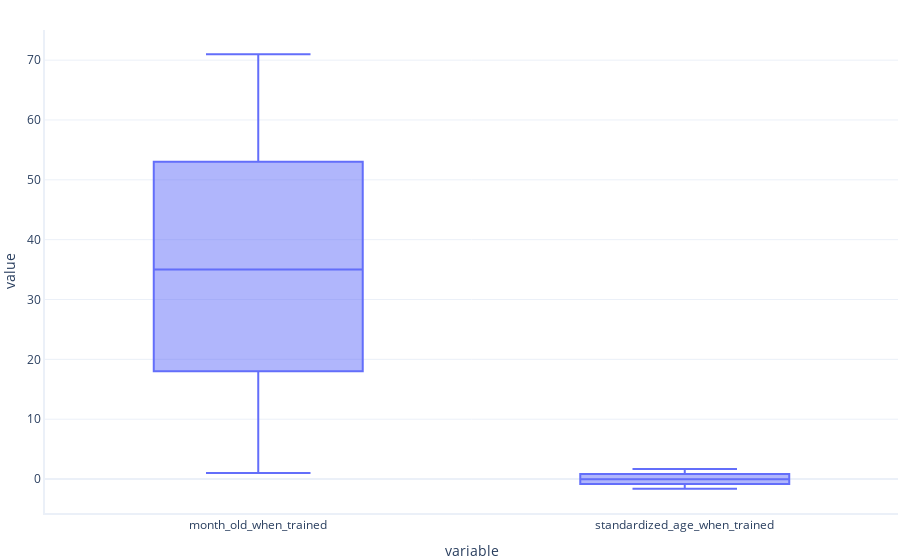

Notebook code for this chart:
### Markdown cell above
Notice the the values `standardized_age_when_trained` column above are distributed in a much smaller range (between -2 and 2) and have their mean centered around `0`.

## Visualizing Scaled Features

Let's use a box plot to compare the original feature values to their standardized versions:

### Code cell
from plotly.subplots import make_subplots
import plotly.graph_objects as go
import plotly.express as px

fig = px.box(data,y=["month_old_when_trained", "standardized_age_when_trained"])
fig.show()

### Figure 1 — Plotly figure (JSON) as saved in the notebook; plotly's stock layout.template omitted (floating-point values rounded to 4 significant figures)
{"data": [{"alignmentgroup": "True", "hovertemplate": "variable=%{x}<br>value=%{y}<extra></extra>", "legendgroup": "", "marker": {"color": "#636efa"}, "name": "", "notched": false, "offsetgroup": "", "orientation": "v", "showlegend": false, "x": ["month_old_when_trained", "month_old_when_trained", "month_old_when_trained", "month_old_when_trained", "month_old_when_trained", "month_old_when_trained", "month_old_when_trained", "month_old_when_trained", "month_old_when_trained", "month_old_when_trained", "month_old_when_trained", "month_old_when_trained", "month_old_when_trained", "month_old_when_trained", "month_old_when_trained", "month_old_when_trained", "month_old_when_trained", "month_old_when_trained", "month_old_when_trained", "month_old_when_trained", "month_old_when_trained", "month_old_when_trained", "month_old_when_trained", "month_old_when_trained", "month_old_when_trained", "month_old_when_trained", "month_old_when_trained", "month_old_when_trained", "month_old_when_trained", "month_old_when_trained", "month_old_when_trained", "month_old_when_trained", "month_old_when_trained", "month_old_when_trained", "month_old_when_trained", "month_old_when_trained", "month_old_when_trained", "month_old_when_trained", "month_old_when_trained", "month_old_when_trained", "month_old_when_trained", "month_old_when_trained", "month_old_when_trained", "month_old_when_trained", "month_old_when_trained", "month_old_when_trained", "month_old_when_trained", "month_old_when_trained", "month_old_when_trained", "month_old_when_trained", "standardized_age_when_trained", "standardized_age_when_trained", "standardized_age_when_trained", "standardized_age_when_trained", "standardized_age_when_trained", "standardized_age_when_trained", "standardized_age_when_trained", "standardized_age_when_trained", "standardized_age_when_trained", "standardized_age_when_trained", "standardized_age_when_trained", "standardized_age_when_trained", "standardized_age_when_trained", "standardized_age_when_trained", "standardized_age_when_trained", "standardized_age_when_trained", "standardized_age_when_trained", "standardized_age_when_trained", "standardized_age_when_trained", "standardized_age_when_trained", "standardized_age_when_trained", "standardized_age_when_trained", "standardized_age_when_trained", "standardized_age_when_trained", "standardized_age_when_trained", "standardized_age_when_trained", "standardized_age_when_trained", "standardized_age_when_trained", "standardized_age_when_trained", "standardized_age_when_trained", "standardized_age_when_trained", "standardized_age_when_trained", "standardized_age_when_trained", "standardized_age_when_trained", "standardized_age_when_trained", "standardized_age_when_trained", "standardized_age_when_trained", "standardized_age_when_trained", "standardized_age_when_trained", "standardized_age_when_trained", "standardized_age_when_trained", "standardized_age_when_trained", "standardized_age_when_trained", "standardized_age_when_trained", "standardized_age_when_trained", "standardized_age_when_trained", "standardized_age_when_trained", "standardized_age_when_trained", "standardized_age_when_trained", "standardized_age_when_trained"], "x0": " ", "xaxis": "x", "y": [68, 53, 41, 3, 4, 50, 12, 63, 43, 36, 36, 14, 26, 50, 51, 35, 38, 52, 58, 9, 23, 34, 26, 29, 57, 6, 1, 68, 18, 9, 71, 18, 70, 55, 35, 47, 21, 20, 7, 17, 71, 65, 62, 44, 61, 23, 29, 7, 19, 23, 1.538, 0.8267, 0.2579, -1.543, -1.496, 0.6845, -1.117, 1.301, 0.3527, 0.02086, 0.02086, -1.022, -0.4531, 0.6845, 0.7319, -0.02654, 0.1157, 0.7793, 1.064, -1.259, -0.5953, -0.07394, -0.4531, -0.3109, 1.016, -1.401, -1.638, 1.538, -0.8323, -1.259, 1.68, -0.8323, 1.632, 0.9215, -0.02654, 0.5423, -0.6901, -0.7375, -1.354, -0.8797, 1.68, 1.395, 1.253, 0.4001, 1.206, -0.5953, -0.3109, -1.354, -0.7849, -0.5953], "y0": " ", "yaxis": "y", "type": "box"}], "layout": {"xaxis": {"anchor": "y", "domain": [0, 1], "title": {"text": "variable"}}, "yaxis": {"anchor": "x", "domain": [0, 1], "title": {"text": "value"}}, "legend": {"tracegroupgap": 0}, "boxmode": "group"}}
